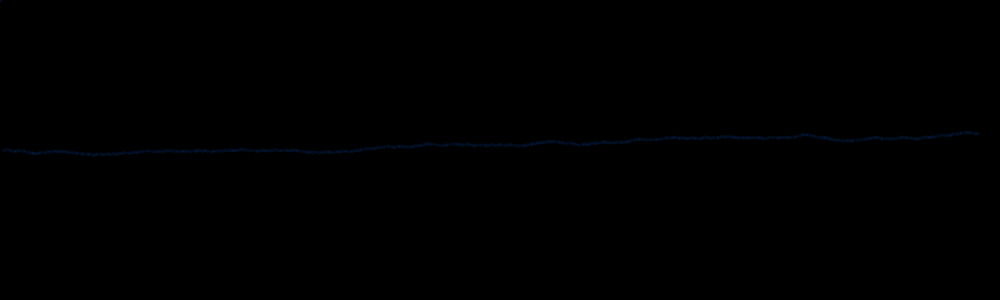
Frame 1 (no input)
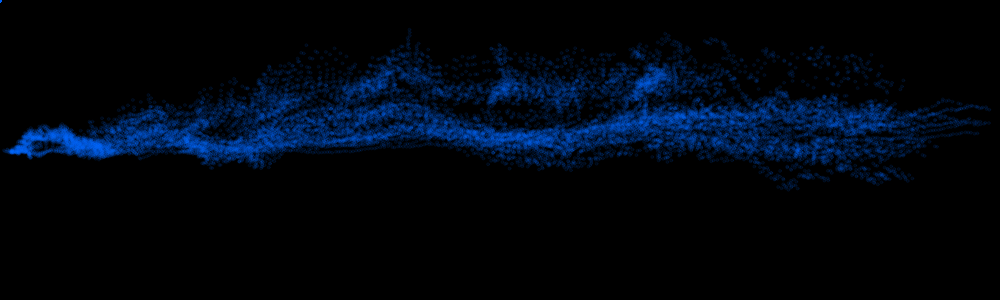
Frame 60 (no input)
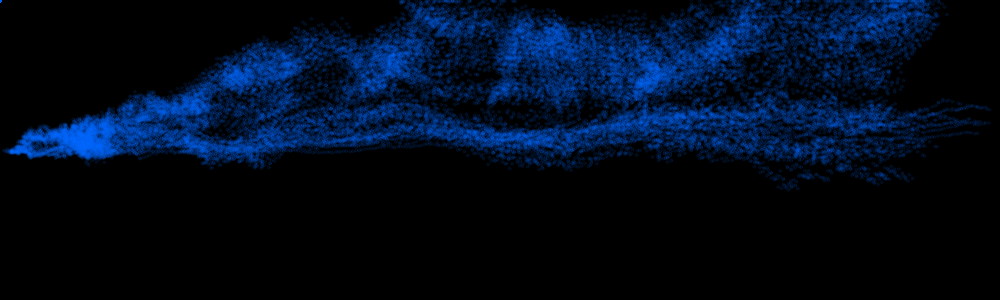
Frame 120 (the mouse pressed at the canvas centre since frame 60)

The p5.js sketch that drew these frames (run headless with seeded random() and noise() and a simulated clock; from frame 60 on, the mouse is pressed at the canvas centre):

// p5.js sketch
// ── sketch.js
var dots = [];

function setup() {
  createCanvas(1000, 300);
  background(0);
  for (var i = 0; i < width; i += 3) {
    dots.push(new Dot(i));
  }
}

function draw() {
  // background(0);
  var sumOfVelocities_x = 0;
  var sumOfVelocities_y = 0;
  for (var i = 0; i < dots.length; i++) {
    if (i > 0) {
      sumOfVelocities_x += dots[i-1].velocity_x;
      sumOfVelocities_y += dots[i-1].velocity_y;
      dots[i].setSpecialVelocity(sumOfVelocities_x, sumOfVelocities_y);
    }
    dots[i].update();
    dots[i].display();
  }

}

// ── dot.js
// same as 2nd attempt, but randomness in 2 dimensions
function Dot(x) {
  this.x = x;
  this.y = height / 2;
  this.s = 3;
  this.red = 0;
  this.green = 120;
  this.blue = 255;
  this.memDepth = 30;
  this.memory = [];
  this.velocity_x = random(1, -1); // start either positive or negative
  this.velocity_y = random(1, -1); // start either positive or negative
  this.specialVelocity_x = 0;
  this.specialVelocity_y = 0;
  this.totalVelocity_x = 0;
  this.totalVelocity_y = 0;
  this.alpha = 20;
  
  this.setSpecialVelocity = function(vx, vy) {
    this.specialVelocity_x = vx;
    this.specialVelocity_y = vy;
  }

  this.update = function() {
    // push old position to memory
    this.memory.push(this.y);
    if (this.memory.length >= this.memDepth) {
      this.memory.splice(0, 1);
    }

    // prevent dot from moving out of the canvas
    if (this.y >= height) {
      this.y = height - 1;
    } else if (this.y <= 0) {
      this.y = 1;
    } else { // move according to velocity
      this.velocity_y = random(-1, 1);
      this.totalVelocity_y = this.velocity_y + this.specialVelocity_y;
      this.y += this.totalVelocity_y;
    }
    if (this.x >= width) {
      this.x = width -1;
    } else if (this.x <= 0) {
      this.y = 1;
    } else {
      this.velocity_x = random(-1, 1);
      this.totalVelocity_x = this.velocity_x + this.specialVelocity_x;
      this.x += this.totalVelocity_x;
    }
  }

  this.display = function() {
    fill(this.setColor());
    stroke(this.setColor());
    ellipse(this.x, this.y, this.s, this.s);

    // display line to show velocity
    line(this.x, this.y, this.x, this.y + this.totalVelocity * 2);

    // display positions in memory
    /*
    push()
    this.alpha = 50;
    var fade = 50/this.memDepth;
    for (var m = this.memory.length; m >= 0 ; m -= 2) {
      this.alpha -= fade;
      stroke(this.setColor());
      noFill();
      ellipse(this.x, this.memory[m], this.s, this.s);
    }
    pop();
    this.alpha = 255;
    */
  }

  this.setColor = function() {
    return color(this.red, this.green, this.blue, this.alpha);
  }
}
